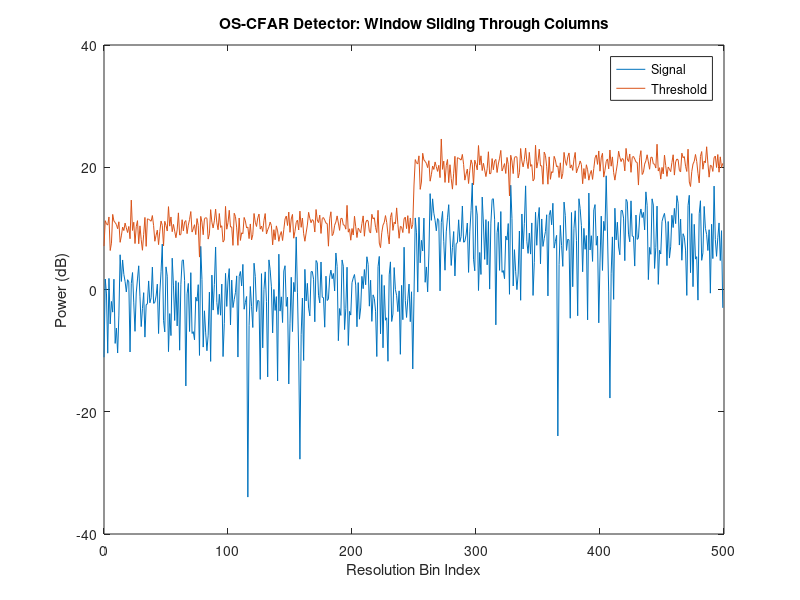
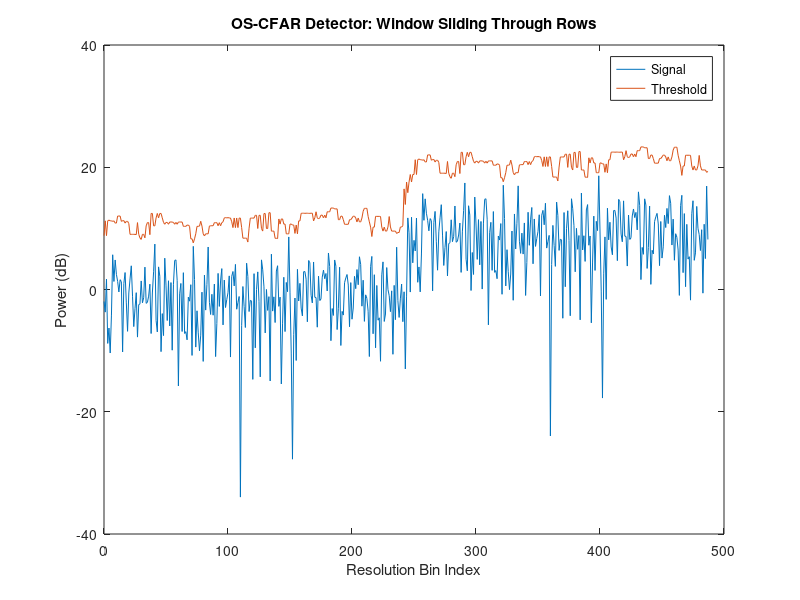

Source code (MATLAB) for these figures, in order:
clear all;
close all;

%% Parameters
N = 24; 
PFA = 10^-3;   
Iterations = 500;
j = 1i;

Targets = 0;          % Number of Targets

Window_Size = 6; 
N = 32;
g_cells = 0;
g_cells1 = 0;
index = ceil((3/4)*(Window_Size*2));

SNR_dB = 20;
SNR_Linear = 10^(SNR_dB/10);

v = 10;  % Variance 

alpha_values = 1:1:500;
Pfa_values = factorial(2*Window_Size)*factorial(alpha_values+2*Window_Size-index)./(factorial(2*Window_Size-index)*factorial(alpha_values+2*Window_Size));
[val,ind] =  min(abs(Pfa_values - ones(1,length(alpha_values))*PFA));
alpha = alpha_values(ind);

%% Noise Matrix 

Noise1 = zeros(N, Iterations/2);
Noise2 = zeros(N, Iterations/2);

for n = 1:N
    I_Noise = randn(1, Iterations/2);
    Q_Noise = randn(1, Iterations/2); 
%     Noise(n,:) = (I_Noise + j*Q_Noise) * (1/sqrt(2));
    Noise1(n,1:Iterations/2) = (I_Noise + j*Q_Noise) * (1/sqrt(2));
    Noise2(n, 1:Iterations/2) = sqrt(v) * (I_Noise + j*Q_Noise) * (1/sqrt(2)); % scale second half to create clutter edge
end 

Noise = [Noise1 Noise2];
%% Target 

I_Target = randn(1, Targets);
Q_Target = randn(1, Targets); 

Tgt_Voltage = sqrt(SNR_Linear); 

Tgt_Signal = Tgt_Voltage*(I_Target+ j*Q_Target)*(1/sqrt(2));

Signal = Noise;

for y = 0:(Targets -1)
    Signal(N/2,(Iterations/2) + 1 + 4*y) = Signal(N/2, (Iterations/2) + 1 + 4*y) + Tgt_Signal(y + 1);       % Single or multiple targets
%     Signal(N/2,(Iterations/2:(Iterations/2+y))) = Signal(N/2, (Iterations/2:(Iterations/2+y))) + Tgt_Signal(y + 1);   
end

Signal_Power = abs(Signal).^2; 

%% Threshold Calculation 

[num_rows, num_columns] = size(Signal_Power);     % Number of rows and columns in signal matrix 
% threshold = zeros(num_rows, num_columns);
threshold = [];

Detections_x1 = [];      % Position of Detection in row  
Detections_y1 = [];      % Position of Detection in column

% g = zeros(2*Window_Size, Iterations);
g = [];

for t = 1:num_columns                       % Iterate through columns 
    B = Signal_Power(1:num_rows,t);               % Extract a single column 

%     tempThresh = [];
    tempG = [];
    
    for i = Window_Size+(g_cells/2)+1:num_rows-Window_Size-(g_cells/2)  % Iterate through rows in extracted column
        
        CUT_Power = B(i);                   % Set the CUT 
        Window_Back = B(i-Window_Size-(g_cells/2):i-(g_cells/2)-1);     % Lagging Window
        Window_Front = B(i+1+(g_cells/2):i+(g_cells/2)+Window_Size);    % Leading Window
        
        Ref_Cells = [Window_Back; Window_Front];
        Sort_Ref_Cells = sort(Ref_Cells); 
        
        tempG = [tempG; Sort_Ref_Cells(index)];
%         g = Sum_Ref_Cells./N;          % kth value of sorted window
%         T = alpha.*g;                        % Threshold 
    
%         tempThresh = [tempThresh; T];
%         threshold(i,t) = T;
        
%         if (T<CUT_Power)
%              Detections_x1 = [Detections_x1; i];      % Add row position of detection 
%              Detections_y1 = [Detections_y1; t];      % Add column position of detection 
%         end

    end
    g = [g, tempG];
%     threshold = [threshold, tempThresh];
end

T = alpha.*g;  

%% Threshold Calculation for Ref Window sliding through rows 

[num_rows, num_columns] = size(Signal_Power);     % Number of rows and columns in signal matrix 

threshold = [];

Detections_x1 = [];      % Position of Detection in row  
Detections_y1 = [];      % Position of Detection in column

g1 = [];

for t1 = 1:num_rows                       % Iterate through columns 
    B1 = Signal_Power(t1, 1:num_columns);               % Extract a single column 

%     tempThresh = [];
    tempG1 = [];
    
    for i1 = Window_Size+(g_cells1/2)+1:num_columns-Window_Size-(g_cells1/2)  % Iterate through rows in extracted column
        
        CUT_Power = B1(i1);                   % Set the CUT 
        Window_Back1 = B1(i1-Window_Size-(g_cells1/2):i1-(g_cells1/2)-1);     % Lagging Window
        Window_Front1 = B1(i1+1+(g_cells1/2):i1+(g_cells1/2)+Window_Size);    % Leading Window
        
        Ref_Cells1 = [Window_Back1 Window_Front1];
        Sort_Ref_Cells1 = sort(Ref_Cells1); 
        
        tempG1 = [tempG1, Sort_Ref_Cells1(index)];
%         g = Sum_Ref_Cells./N;          % kth value of sorted window
%         T = alpha.*g;                        % Threshold 
    
%         tempThresh = [tempThresh; T];
%         threshold(i,t) = T;
        
%         if (T<CUT_Power)
%              Detections_x1 = [Detections_x1; i];      % Add row position of detection 
%              Detections_y1 = [Detections_y1; t];      % Add column position of detection 
%         end

    end
    g1 = [g1; tempG1];
%     threshold = [threshold, tempThresh];
end

T1 = alpha.*g1;

SP_Plot = 10*log10(Signal_Power(N/2,:));
T_Plot = 10*log10(T(N/2,:));
figure(1) 
n = 0:Iterations-1;
plot(n, SP_Plot, n, T_Plot);
ylim([-40 40]);
xlabel('Resolution Bin Index');
ylabel('Power (dB)');
title('OS-CFAR Detector: Window Sliding Through Columns');
legend('Signal','Threshold')

SP_Plot2 = 10*log10(Signal_Power(N/2,Window_Size+1:Iterations-Window_Size-g_cells1));
T_Plot2 = 10*log10(T1(N/2,:));
figure(2) 
n = 0:Iterations-(2*Window_Size+g_cells1+1);
plot(n, SP_Plot2, n, T_Plot2);
ylim([-40 40]);
xlabel('Resolution Bin Index');
ylabel('Power (dB)');
title('OS-CFAR Detector: Window Sliding Through Rows');
legend('Signal','Threshold')

